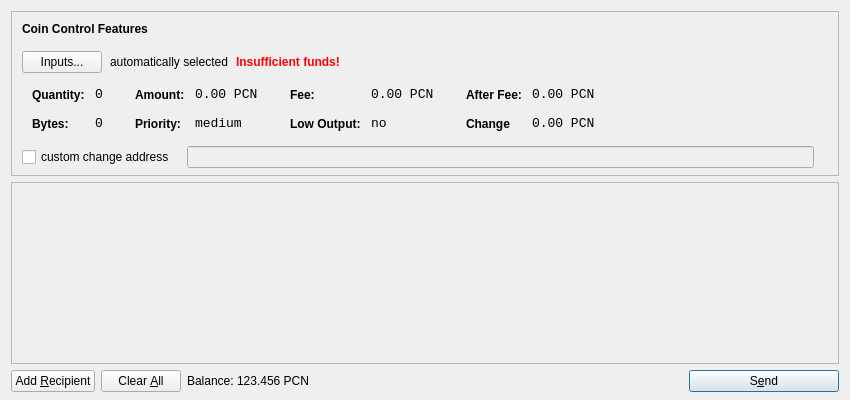
<?xml version="1.0" encoding="UTF-8"?>
<ui version="4.0">
 <class>SendCoinsDialog</class>
 <widget class="QDialog" name="SendCoinsDialog">
  <property name="geometry">
   <rect>
    <x>0</x>
    <y>0</y>
    <width>850</width>
    <height>400</height>
   </rect>
  </property>
  <property name="windowTitle">
   <string>Send Coins</string>
  </property>
  <property name="styleSheet">
   <string notr="true">background-image: url(:/images/3b);</string>
  </property>
  <layout class="QVBoxLayout" name="verticalLayout" stretch="0,1,0">
   <property name="bottomMargin">
    <number>8</number>
   </property>
   <item>
    <widget class="QFrame" name="frameCoinControl">
     <property name="sizePolicy">
      <sizepolicy hsizetype="Expanding" vsizetype="Expanding">
       <horstretch>0</horstretch>
       <verstretch>0</verstretch>
      </sizepolicy>
     </property>
     <property name="maximumSize">
      <size>
       <width>16777215</width>
       <height>16777215</height>
      </size>
     </property>
     <property name="frameShape">
      <enum>QFrame::StyledPanel</enum>
     </property>
     <property name="frameShadow">
      <enum>QFrame::Sunken</enum>
     </property>
     <layout class="QVBoxLayout" name="verticalLayoutCoinControl2">
      <property name="spacing">
       <number>6</number>
      </property>
      <property name="leftMargin">
       <number>0</number>
      </property>
      <property name="topMargin">
       <number>0</number>
      </property>
      <property name="rightMargin">
       <number>0</number>
      </property>
      <property name="bottomMargin">
       <number>6</number>
      </property>
      <item>
       <layout class="QVBoxLayout" name="verticalLayoutCoinControl" stretch="0,0,0,0,1">
        <property name="spacing">
         <number>0</number>
        </property>
        <property name="leftMargin">
         <number>10</number>
        </property>
        <property name="topMargin">
         <number>10</number>
        </property>
        <item>
         <layout class="QHBoxLayout" name="horizontalLayoutCoinControl1">
          <property name="bottomMargin">
           <number>15</number>
          </property>
          <item>
           <widget class="QLabel" name="labelCoinControlFeatures">
            <property name="sizePolicy">
             <sizepolicy hsizetype="Preferred" vsizetype="Maximum">
              <horstretch>0</horstretch>
              <verstretch>0</verstretch>
             </sizepolicy>
            </property>
            <property name="font">
             <font>
              <weight>75</weight>
              <bold>true</bold>
             </font>
            </property>
            <property name="styleSheet">
             <string notr="true">font-weight:bold;</string>
            </property>
            <property name="text">
             <string>Coin Control Features</string>
            </property>
           </widget>
          </item>
         </layout>
        </item>
        <item>
         <layout class="QHBoxLayout" name="horizontalLayoutCoinControl2" stretch="0,0,0,0">
          <property name="spacing">
           <number>8</number>
          </property>
          <property name="bottomMargin">
           <number>10</number>
          </property>
          <item>
           <widget class="QPushButton" name="pushButtonCoinControl">
            <property name="styleSheet">
             <string notr="true"/>
            </property>
            <property name="text">
             <string>Inputs...</string>
            </property>
           </widget>
          </item>
          <item>
           <widget class="QLabel" name="labelCoinControlAutomaticallySelected">
            <property name="text">
             <string>automatically selected</string>
            </property>
            <property name="margin">
             <number>5</number>
            </property>
           </widget>
          </item>
          <item>
           <widget class="QLabel" name="labelCoinControlInsuffFunds">
            <property name="font">
             <font>
              <weight>75</weight>
              <bold>true</bold>
             </font>
            </property>
            <property name="styleSheet">
             <string notr="true">color:red;font-weight:bold;</string>
            </property>
            <property name="text">
             <string>Insufficient funds!</string>
            </property>
            <property name="margin">
             <number>5</number>
            </property>
           </widget>
          </item>
          <item>
           <spacer name="horizontalSpacerCoinControl">
            <property name="orientation">
             <enum>Qt::Horizontal</enum>
            </property>
            <property name="sizeHint" stdset="0">
             <size>
              <width>40</width>
              <height>1</height>
             </size>
            </property>
           </spacer>
          </item>
         </layout>
        </item>
        <item>
         <widget class="QWidget" name="widgetCoinControl" native="true">
          <property name="sizePolicy">
           <sizepolicy hsizetype="Preferred" vsizetype="Preferred">
            <horstretch>0</horstretch>
            <verstretch>0</verstretch>
           </sizepolicy>
          </property>
          <property name="minimumSize">
           <size>
            <width>0</width>
            <height>0</height>
           </size>
          </property>
          <property name="styleSheet">
           <string notr="true"/>
          </property>
          <layout class="QHBoxLayout" name="horizontalLayoutCoinControl5">
           <property name="leftMargin">
            <number>0</number>
           </property>
           <property name="topMargin">
            <number>0</number>
           </property>
           <property name="rightMargin">
            <number>0</number>
           </property>
           <property name="bottomMargin">
            <number>0</number>
           </property>
           <item>
            <layout class="QHBoxLayout" name="horizontalLayoutCoinControl3" stretch="0,0,0,1">
             <property name="spacing">
              <number>20</number>
             </property>
             <property name="topMargin">
              <number>0</number>
             </property>
             <property name="bottomMargin">
              <number>10</number>
             </property>
             <item>
              <layout class="QFormLayout" name="formLayoutCoinControl1">
               <property name="horizontalSpacing">
                <number>10</number>
               </property>
               <property name="verticalSpacing">
                <number>14</number>
               </property>
               <property name="leftMargin">
                <number>10</number>
               </property>
               <property name="topMargin">
                <number>4</number>
               </property>
               <property name="rightMargin">
                <number>6</number>
               </property>
               <item row="0" column="0">
                <widget class="QLabel" name="labelCoinControlQuantityText">
                 <property name="styleSheet">
                  <string notr="true">font-weight:bold;</string>
                 </property>
                 <property name="text">
                  <string>Quantity:</string>
                 </property>
                 <property name="margin">
                  <number>0</number>
                 </property>
                </widget>
               </item>
               <item row="0" column="1">
                <widget class="QLabel" name="labelCoinControlQuantity">
                 <property name="font">
                  <font>
                   <family>Monospace</family>
                   <pointsize>10</pointsize>
                  </font>
                 </property>
                 <property name="cursor">
                  <cursorShape>IBeamCursor</cursorShape>
                 </property>
                 <property name="contextMenuPolicy">
                  <enum>Qt::ActionsContextMenu</enum>
                 </property>
                 <property name="text">
                  <string>0</string>
                 </property>
                 <property name="margin">
                  <number>0</number>
                 </property>
                 <property name="textInteractionFlags">
                  <set>Qt::LinksAccessibleByMouse|Qt::TextSelectableByKeyboard|Qt::TextSelectableByMouse</set>
                 </property>
                </widget>
               </item>
               <item row="1" column="0">
                <widget class="QLabel" name="labelCoinControlBytesText">
                 <property name="styleSheet">
                  <string notr="true">font-weight:bold;</string>
                 </property>
                 <property name="text">
                  <string>Bytes:</string>
                 </property>
                </widget>
               </item>
               <item row="1" column="1">
                <widget class="QLabel" name="labelCoinControlBytes">
                 <property name="font">
                  <font>
                   <family>Monospace</family>
                   <pointsize>10</pointsize>
                  </font>
                 </property>
                 <property name="cursor">
                  <cursorShape>IBeamCursor</cursorShape>
                 </property>
                 <property name="contextMenuPolicy">
                  <enum>Qt::ActionsContextMenu</enum>
                 </property>
                 <property name="text">
                  <string>0</string>
                 </property>
                 <property name="textInteractionFlags">
                  <set>Qt::LinksAccessibleByMouse|Qt::TextSelectableByKeyboard|Qt::TextSelectableByMouse</set>
                 </property>
                </widget>
               </item>
              </layout>
             </item>
             <item>
              <layout class="QFormLayout" name="formLayoutCoinControl2">
               <property name="horizontalSpacing">
                <number>10</number>
               </property>
               <property name="verticalSpacing">
                <number>14</number>
               </property>
               <property name="leftMargin">
                <number>6</number>
               </property>
               <property name="topMargin">
                <number>4</number>
               </property>
               <property name="rightMargin">
                <number>6</number>
               </property>
               <item row="0" column="0">
                <widget class="QLabel" name="labelCoinControlAmountText">
                 <property name="styleSheet">
                  <string notr="true">font-weight:bold;</string>
                 </property>
                 <property name="text">
                  <string>Amount:</string>
                 </property>
                 <property name="margin">
                  <number>0</number>
                 </property>
                </widget>
               </item>
               <item row="0" column="1">
                <widget class="QLabel" name="labelCoinControlAmount">
                 <property name="font">
                  <font>
                   <family>Monospace</family>
                   <pointsize>10</pointsize>
                  </font>
                 </property>
                 <property name="cursor">
                  <cursorShape>IBeamCursor</cursorShape>
                 </property>
                 <property name="contextMenuPolicy">
                  <enum>Qt::ActionsContextMenu</enum>
                 </property>
                 <property name="text">
                  <string>0.00 PCN</string>
                 </property>
                 <property name="textInteractionFlags">
                  <set>Qt::LinksAccessibleByMouse|Qt::TextSelectableByKeyboard|Qt::TextSelectableByMouse</set>
                 </property>
                </widget>
               </item>
               <item row="1" column="0">
                <widget class="QLabel" name="labelCoinControlPriorityText">
                 <property name="styleSheet">
                  <string notr="true">font-weight:bold;</string>
                 </property>
                 <property name="text">
                  <string>Priority:</string>
                 </property>
                </widget>
               </item>
               <item row="1" column="1">
                <widget class="QLabel" name="labelCoinControlPriority">
                 <property name="font">
                  <font>
                   <family>Monospace</family>
                   <pointsize>10</pointsize>
                  </font>
                 </property>
                 <property name="cursor">
                  <cursorShape>IBeamCursor</cursorShape>
                 </property>
                 <property name="contextMenuPolicy">
                  <enum>Qt::ActionsContextMenu</enum>
                 </property>
                 <property name="text">
                  <string>medium</string>
                 </property>
                 <property name="textInteractionFlags">
                  <set>Qt::LinksAccessibleByMouse|Qt::TextSelectableByKeyboard|Qt::TextSelectableByMouse</set>
                 </property>
                </widget>
               </item>
              </layout>
             </item>
             <item>
              <layout class="QFormLayout" name="formLayoutCoinControl3">
               <property name="horizontalSpacing">
                <number>10</number>
               </property>
               <property name="verticalSpacing">
                <number>14</number>
               </property>
               <property name="leftMargin">
                <number>6</number>
               </property>
               <property name="topMargin">
                <number>4</number>
               </property>
               <property name="rightMargin">
                <number>6</number>
               </property>
               <item row="0" column="0">
                <widget class="QLabel" name="labelCoinControlFeeText">
                 <property name="styleSheet">
                  <string notr="true">font-weight:bold;</string>
                 </property>
                 <property name="text">
                  <string>Fee:</string>
                 </property>
                 <property name="margin">
                  <number>0</number>
                 </property>
                </widget>
               </item>
               <item row="0" column="1">
                <widget class="QLabel" name="labelCoinControlFee">
                 <property name="font">
                  <font>
                   <family>Monospace</family>
                   <pointsize>10</pointsize>
                  </font>
                 </property>
                 <property name="cursor">
                  <cursorShape>IBeamCursor</cursorShape>
                 </property>
                 <property name="contextMenuPolicy">
                  <enum>Qt::ActionsContextMenu</enum>
                 </property>
                 <property name="text">
                  <string>0.00 PCN</string>
                 </property>
                 <property name="textInteractionFlags">
                  <set>Qt::LinksAccessibleByMouse|Qt::TextSelectableByKeyboard|Qt::TextSelectableByMouse</set>
                 </property>
                </widget>
               </item>
               <item row="1" column="0">
                <widget class="QLabel" name="labelCoinControlLowOutputText">
                 <property name="styleSheet">
                  <string notr="true">font-weight:bold;</string>
                 </property>
                 <property name="text">
                  <string>Low Output:</string>
                 </property>
                </widget>
               </item>
               <item row="1" column="1">
                <widget class="QLabel" name="labelCoinControlLowOutput">
                 <property name="font">
                  <font>
                   <family>Monospace</family>
                   <pointsize>10</pointsize>
                  </font>
                 </property>
                 <property name="cursor">
                  <cursorShape>IBeamCursor</cursorShape>
                 </property>
                 <property name="contextMenuPolicy">
                  <enum>Qt::ActionsContextMenu</enum>
                 </property>
                 <property name="text">
                  <string>no</string>
                 </property>
                 <property name="textInteractionFlags">
                  <set>Qt::LinksAccessibleByMouse|Qt::TextSelectableByKeyboard|Qt::TextSelectableByMouse</set>
                 </property>
                </widget>
               </item>
              </layout>
             </item>
             <item>
              <layout class="QFormLayout" name="formLayoutCoinControl4">
               <property name="horizontalSpacing">
                <number>10</number>
               </property>
               <property name="verticalSpacing">
                <number>14</number>
               </property>
               <property name="leftMargin">
                <number>6</number>
               </property>
               <property name="topMargin">
                <number>4</number>
               </property>
               <property name="rightMargin">
                <number>6</number>
               </property>
               <item row="0" column="0">
                <widget class="QLabel" name="labelCoinControlAfterFeeText">
                 <property name="styleSheet">
                  <string notr="true">font-weight:bold;</string>
                 </property>
                 <property name="text">
                  <string>After Fee:</string>
                 </property>
                 <property name="margin">
                  <number>0</number>
                 </property>
                </widget>
               </item>
               <item row="0" column="1">
                <widget class="QLabel" name="labelCoinControlAfterFee">
                 <property name="font">
                  <font>
                   <family>Monospace</family>
                   <pointsize>10</pointsize>
                  </font>
                 </property>
                 <property name="cursor">
                  <cursorShape>IBeamCursor</cursorShape>
                 </property>
                 <property name="contextMenuPolicy">
                  <enum>Qt::ActionsContextMenu</enum>
                 </property>
                 <property name="text">
                  <string>0.00 PCN</string>
                 </property>
                 <property name="textInteractionFlags">
                  <set>Qt::LinksAccessibleByMouse|Qt::TextSelectableByKeyboard|Qt::TextSelectableByMouse</set>
                 </property>
                </widget>
               </item>
               <item row="1" column="0">
                <widget class="QLabel" name="labelCoinControlChangeText">
                 <property name="styleSheet">
                  <string notr="true">font-weight:bold;</string>
                 </property>
                 <property name="text">
                  <string>Change</string>
                 </property>
                </widget>
               </item>
               <item row="1" column="1">
                <widget class="QLabel" name="labelCoinControlChange">
                 <property name="font">
                  <font>
                   <family>Monospace</family>
                   <pointsize>10</pointsize>
                  </font>
                 </property>
                 <property name="cursor">
                  <cursorShape>IBeamCursor</cursorShape>
                 </property>
                 <property name="contextMenuPolicy">
                  <enum>Qt::ActionsContextMenu</enum>
                 </property>
                 <property name="text">
                  <string>0.00 PCN</string>
                 </property>
                 <property name="textInteractionFlags">
                  <set>Qt::LinksAccessibleByMouse|Qt::TextSelectableByKeyboard|Qt::TextSelectableByMouse</set>
                 </property>
                </widget>
               </item>
              </layout>
             </item>
            </layout>
           </item>
          </layout>
         </widget>
        </item>
        <item>
         <layout class="QHBoxLayout" name="horizontalLayoutCoinControl4" stretch="0,0,0">
          <property name="spacing">
           <number>12</number>
          </property>
          <property name="sizeConstraint">
           <enum>QLayout::SetDefaultConstraint</enum>
          </property>
          <property name="topMargin">
           <number>5</number>
          </property>
          <property name="rightMargin">
           <number>5</number>
          </property>
          <item>
           <widget class="QCheckBox" name="checkBoxCoinControlChange">
            <property name="text">
             <string>custom change address</string>
            </property>
           </widget>
          </item>
          <item>
           <widget class="QLineEdit" name="lineEditCoinControlChange">
            <property name="enabled">
             <bool>false</bool>
            </property>
            <property name="sizePolicy">
             <sizepolicy hsizetype="Expanding" vsizetype="Fixed">
              <horstretch>0</horstretch>
              <verstretch>0</verstretch>
             </sizepolicy>
            </property>
           </widget>
          </item>
          <item>
           <widget class="QLabel" name="labelCoinControlChangeLabel">
            <property name="sizePolicy">
             <sizepolicy hsizetype="Preferred" vsizetype="Expanding">
              <horstretch>0</horstretch>
              <verstretch>0</verstretch>
             </sizepolicy>
            </property>
            <property name="minimumSize">
             <size>
              <width>0</width>
              <height>0</height>
             </size>
            </property>
            <property name="text">
             <string/>
            </property>
            <property name="margin">
             <number>3</number>
            </property>
           </widget>
          </item>
         </layout>
        </item>
        <item>
         <spacer name="verticalSpacerCoinControl">
          <property name="orientation">
           <enum>Qt::Vertical</enum>
          </property>
          <property name="sizeHint" stdset="0">
           <size>
            <width>800</width>
            <height>1</height>
           </size>
          </property>
         </spacer>
        </item>
       </layout>
      </item>
     </layout>
    </widget>
   </item>
   <item>
    <widget class="QScrollArea" name="scrollArea">
     <property name="widgetResizable">
      <bool>true</bool>
     </property>
     <widget class="QWidget" name="scrollAreaWidgetContents">
      <property name="geometry">
       <rect>
        <x>0</x>
        <y>0</y>
        <width>830</width>
        <height>172</height>
       </rect>
      </property>
      <layout class="QVBoxLayout" name="verticalLayout_2">
       <property name="leftMargin">
        <number>0</number>
       </property>
       <property name="topMargin">
        <number>0</number>
       </property>
       <property name="rightMargin">
        <number>0</number>
       </property>
       <property name="bottomMargin">
        <number>0</number>
       </property>
       <item>
        <layout class="QVBoxLayout" name="entries">
         <property name="spacing">
          <number>6</number>
         </property>
        </layout>
       </item>
       <item>
        <spacer name="verticalSpacer">
         <property name="orientation">
          <enum>Qt::Vertical</enum>
         </property>
         <property name="sizeHint" stdset="0">
          <size>
           <width>20</width>
           <height>40</height>
          </size>
         </property>
        </spacer>
       </item>
      </layout>
     </widget>
    </widget>
   </item>
   <item>
    <layout class="QHBoxLayout" name="horizontalLayout">
     <item>
      <widget class="QPushButton" name="addButton">
       <property name="toolTip">
        <string>Send to multiple recipients at once</string>
       </property>
       <property name="text">
        <string>Add &amp;Recipient</string>
       </property>
       <property name="icon">
        <iconset resource="../bitcoin.qrc">
         <normaloff>:/icons/add</normaloff>:/icons/add</iconset>
       </property>
       <property name="autoDefault">
        <bool>false</bool>
       </property>
      </widget>
     </item>
     <item>
      <widget class="QPushButton" name="clearButton">
       <property name="sizePolicy">
        <sizepolicy hsizetype="Minimum" vsizetype="Fixed">
         <horstretch>0</horstretch>
         <verstretch>0</verstretch>
        </sizepolicy>
       </property>
       <property name="toolTip">
        <string>Remove all transaction fields</string>
       </property>
       <property name="text">
        <string>Clear &amp;All</string>
       </property>
       <property name="icon">
        <iconset resource="../bitcoin.qrc">
         <normaloff>:/icons/remove</normaloff>:/icons/remove</iconset>
       </property>
       <property name="autoRepeatDelay">
        <number>300</number>
       </property>
       <property name="autoDefault">
        <bool>false</bool>
       </property>
      </widget>
     </item>
     <item>
      <layout class="QHBoxLayout" name="horizontalLayout_2">
       <property name="spacing">
        <number>3</number>
       </property>
       <item>
        <widget class="QLabel" name="label">
         <property name="sizePolicy">
          <sizepolicy hsizetype="Preferred" vsizetype="Fixed">
           <horstretch>0</horstretch>
           <verstretch>0</verstretch>
          </sizepolicy>
         </property>
         <property name="text">
          <string>Balance:</string>
         </property>
        </widget>
       </item>
       <item>
        <widget class="QLabel" name="labelBalance">
         <property name="sizePolicy">
          <sizepolicy hsizetype="Preferred" vsizetype="Fixed">
           <horstretch>0</horstretch>
           <verstretch>0</verstretch>
          </sizepolicy>
         </property>
         <property name="cursor">
          <cursorShape>IBeamCursor</cursorShape>
         </property>
         <property name="text">
          <string>123.456 PCN</string>
         </property>
         <property name="textInteractionFlags">
          <set>Qt::LinksAccessibleByMouse|Qt::TextSelectableByKeyboard|Qt::TextSelectableByMouse</set>
         </property>
        </widget>
       </item>
      </layout>
     </item>
     <item>
      <spacer name="horizontalSpacer">
       <property name="orientation">
        <enum>Qt::Horizontal</enum>
       </property>
       <property name="sizeHint" stdset="0">
        <size>
         <width>40</width>
         <height>20</height>
        </size>
       </property>
      </spacer>
     </item>
     <item>
      <widget class="QPushButton" name="sendButton">
       <property name="minimumSize">
        <size>
         <width>150</width>
         <height>0</height>
        </size>
       </property>
       <property name="toolTip">
        <string>Confirm the send action</string>
       </property>
       <property name="text">
        <string>S&amp;end</string>
       </property>
       <property name="icon">
        <iconset resource="../bitcoin.qrc">
         <normaloff>:/icons/send</normaloff>:/icons/send</iconset>
       </property>
       <property name="default">
        <bool>true</bool>
       </property>
      </widget>
     </item>
    </layout>
   </item>
  </layout>
 </widget>
 <resources>
  <include location="../bitcoin.qrc"/>
 </resources>
 <connections/>
</ui>
